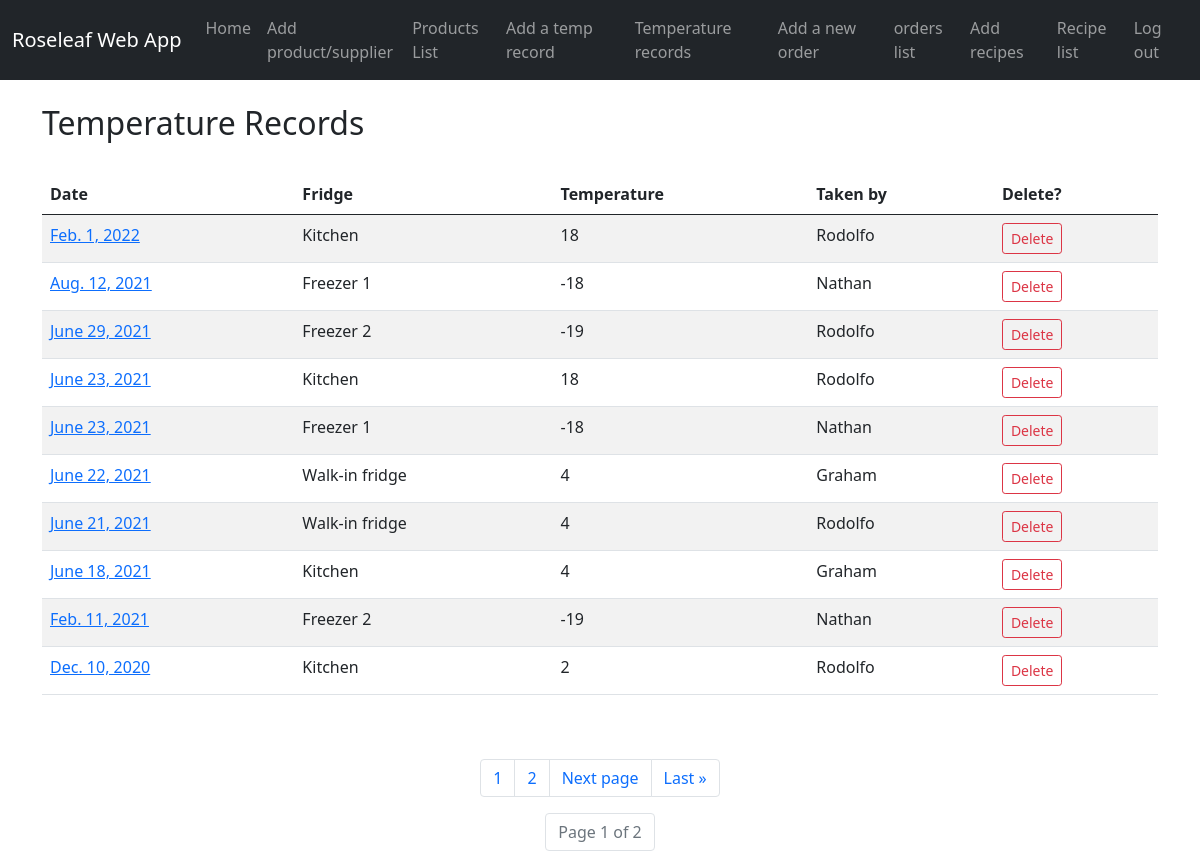
The app's page /temp_records/, older data.
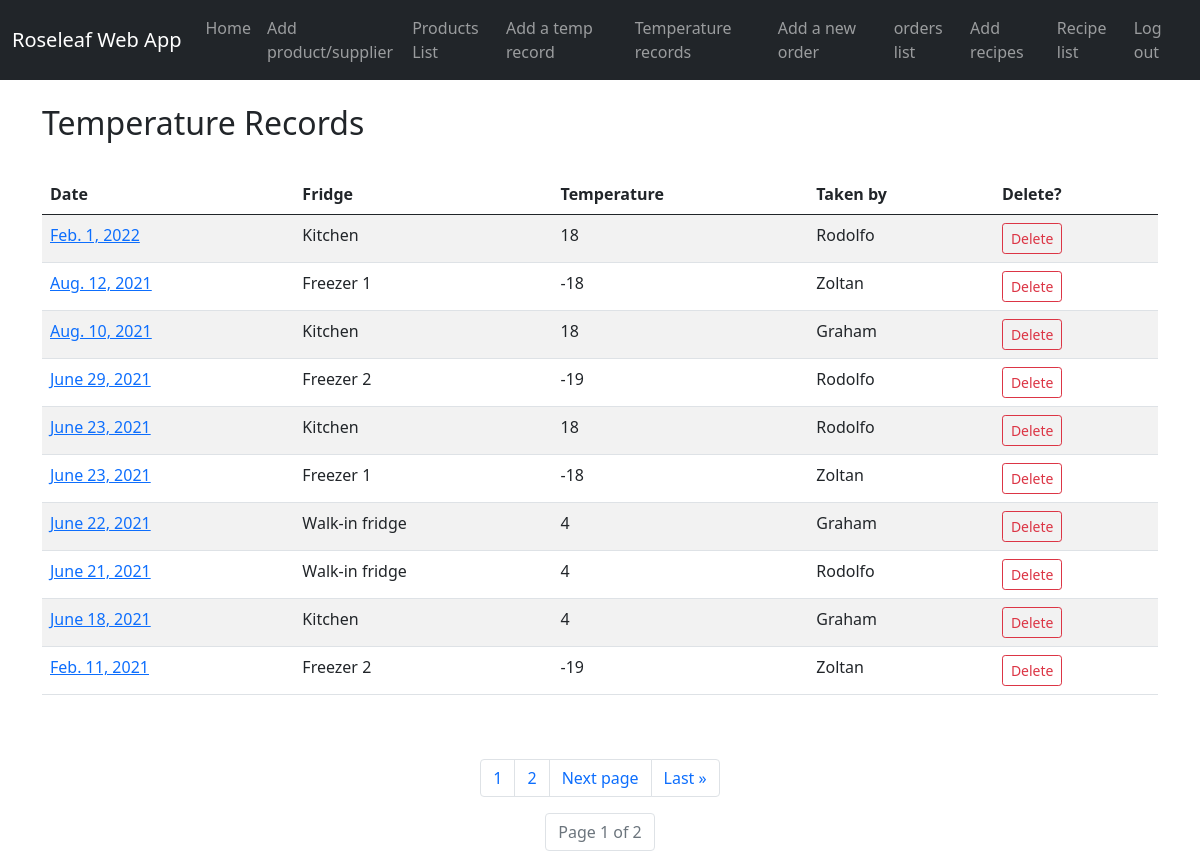
The same page, newer data.
### roseleaf_app/models.py (models this page shows, shortened)
class TempRecords(models.Model):
    temp_date = models.DateField()
    temperature = models.IntegerField()
    fridge = models.ForeignKey(Fridge, on_delete=models.CASCADE)
    user = models.ForeignKey(Member, on_delete=models.CASCADE)

class Fridge(models.Model):
    fridge_name = models.CharField(max_length=50)
    def __str__(self):
        return self.fridge_name

class Member(models.Model):
    username = models.CharField(max_length=20)
    password = models.CharField(max_length=20)
    def __str__(self):
        return self.username

### roseleaf_app/views.py (the view)
# urls.py: path('temp_records/', views.temp_records, name='temp_records'),
def temp_records(request):
    temp_list = TempRecords.objects.all()
    p = Paginator(TempRecords.objects.all().order_by('-temp_date'), 10)
    page = request.GET.get('page')
    temp_page = p.get_page(page)
    nums = 'a' * temp_page.paginator.num_pages
    return render(request, 'roseleaf_app/temp_records.html',
                  {
                      'temp_page': temp_page,
                      'nums': nums,
                      'temp_list': temp_list})

### roseleaf_app/templates/roseleaf_app/temp_records.html (shortened to what this page needs)
{% extends 'roseleaf_app/base.html' %}
{% block content %}
     <br/>
    <h2>Temperature Records</h2>
    <br>
    <table class="table table-hover table-striped ">
    <thead>
            <tr>
                <th scope="col">Date</th>
                <th scope="col">Fridge</th>
                <th scope="col" >Temperature</th>
                <th scope="col">Taken by</th>
                <th scope="col">Delete?</th>
            </tr>
        </thead>
    {% for record in temp_page %}
        <tr>
            <td><a href="{% url 'show_temp_record' record.id %}">{{ record.temp_date }}</a></td>
            <td>{{ record.fridge }}</td>
            <td>{{ record.temperature }}</td>
            <td>{{ record.user }}</td>
            <td>
                <a href="{% url 'delete_temp_record' record.id %}"
                   class="btn btn-outline-danger btn-sm"> Delete  </a>
            </td>
        </tr>
    {% endfor %}
    </table>
    <br><br>
    <nav aria-label="Page navigation example">
    <ul class="pagination justify-content-center">
    {% for i in nums %}
        <li class="page-item"><a class="page-link" href="?page={{ forloop.counter }}">{{ forloop.counter }}</a></li>
    {% endfor %}
    {% if temp_page.has_next%}
        <li class="page-item"> <a class="page-link" href="?page={{ temp_page.next_page_number }}">Next page</a></li>
        <li class="page-item"><a class="page-link" href="?page={{ temp_page.paginator.num_pages }}">Last &raquo;</a></li>
    {% endif %}
    </ul>
    <ul class="pagination justify-content-center">
    <li class="page-item disabled"><a class="page-link" href="#">Page {{ temp_page.number }} of {{ temp_page.paginator.num_pages }}</a></li>
    </ul>
    </nav>
{% endblock %}

### roseleaf_app/templates/roseleaf_app/base.html (shortened to what this page needs)
<!doctype html>
<html lang="en">
  <head>
    <link href="https://cdn.jsdelivr.net/npm/bootstrap@5.0.0-beta2/dist/css/bootstrap.min.css"
          rel="stylesheet"
>
  </head>
  <body>
  <nav class="navbar navbar-expand-lg navbar-dark bg-dark">
  <div class="container-fluid">
    <a class="navbar-brand" href="{% url 'home' %}">Roseleaf Web App</a>
    <div class="collapse navbar-collapse" id="navbarNavAltMarkup">
      <div class="navbar-nav">
          <a class="nav-link" aria-current="page" href="{% url 'home' %}">Home</a>
          <a class="nav-link" href="{% url 'new_product' %}">Add product/supplier</a>
          <a class="nav-link" href="{% url 'products' %}">Products List</a>
          <a class="nav-link" href="{% url 'temperatures' %}">Add a temp record</a>
          <a class="nav-link" href="{% url 'temp_records' %}">Temperature records</a>
          <a class="nav-link" href="{% url 'new_order' %}">Add a new order</a>
          <a class="nav-link" href="{% url 'orders' %}">orders list</a>
          <a class="nav-link" href="{% url 'new_recipe' %}">Add recipes</a>
          <a class="nav-link" href="{% url 'list_recipes' %}">Recipe list</a>
          <a class="nav-link" href="{% url 'logout' %}">Log out</a>
      </div>
    </div>
  </div>
</nav>
    <div class="container">
        {% block content %}
        {% endblock %}
    </div>
  </body>
</html>

Row changes from the older to the newer data that the page shows:
no longer on this page (row unchanged): TempRecords: temp_date "Dec. 10, 2020", fridge "Kitchen", temperature "2", user "Rodolfo"
changed through a linked row, TempRecords "Aug. 12, 2021": user "Nathan" → "Zoltan"
added TempRecords: temp_date "Aug. 10, 2021", fridge "Kitchen", temperature "18", user "Graham"
changed through a linked row, TempRecords (number 6 of 10 on the later page): user "Nathan" → "Zoltan"
changed through a linked row, TempRecords "Feb. 11, 2021": user "Nathan" → "Zoltan"
